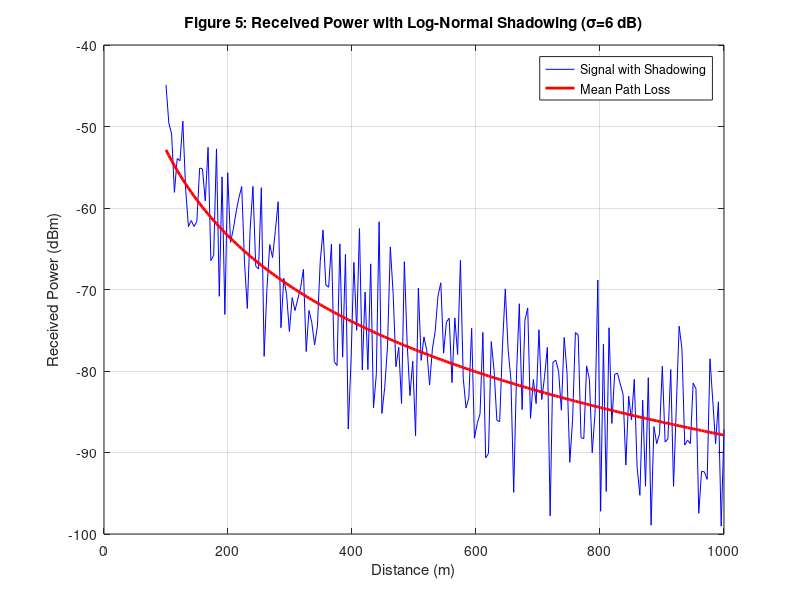

MATLAB code for this plot: (Note: this script raises an error after producing the figure.)
%% Large and Small Scale Fading Simulation
clear; clc; close all;

% --- Part A: Large-Scale Fading (Shadowing) ---
d = linspace(100, 1000, 200);   % 200 distance points
n = 3.5;                        % Path loss exponent
PL_mean = 80 + 10*n*log10(d/100); % Mean path loss (dB)
sigma = 6;                      % Shadowing std dev (dB)
X_sigma = sigma * randn(size(d)); % Log-normal shadowing

% System parameters for Pr
Pt = 43; Gt = 15; Gr = 0;
Ms = sqrt(2)*sigma*erfcinv(2*(1 - 0.95));        % 95 % edge-coverage margin, 9.87 dB
L_total = 2 + 1 + 3 + 10 + 2 + Ms + 3;           % same losses as link_budget.m
Pr_mean = Pt + Gt + Gr - L_total - PL_mean;
Pr_shadow = Pr_mean + X_sigma;

figure(5);
plot(d, Pr_shadow, 'b', 'DisplayName', 'Signal with Shadowing'); hold on;
plot(d, Pr_mean, 'r', 'LineWidth', 2, 'DisplayName', 'Mean Path Loss');
xlabel('Distance (m)');
ylabel('Received Power (dBm)');
title('Figure 5: Received Power with Log-Normal Shadowing (\sigma=6 dB)');
legend('show');
grid on;
saveas(gcf, 'Figure5_Shadowing.png');

% --- Part B: Small-Scale Fading (Rayleigh) ---
num_samples = 10000;
I = randn(1, num_samples);
Q = randn(1, num_samples);
r = sqrt(I.^2 + Q.^2); % Rayleigh envelope

figure(6);
histogram(r, 'Normalization', 'pdf', 'DisplayName', 'Simulated Rayleigh');
hold on;
x = 0:0.01:max(r);
% Theoretical Rayleigh PDF: (x/sigma^2)*exp(-x^2/(2*sigma^2)) 
% Here, since I and Q are N(0,1), sigma_chan = 1.
theoretical_pdf = x .* exp(-x.^2 / 2); 
plot(x, theoretical_pdf, 'r', 'LineWidth', 2, 'DisplayName', 'Theoretical Rayleigh PDF');
xlabel('Signal Envelope (r)');
ylabel('Probability Density');
title('Figure 6: Rayleigh Fading Distribution (Small-Scale)');
legend('show');
grid on;
saveas(gcf, 'Figure6_Rayleigh.png');
